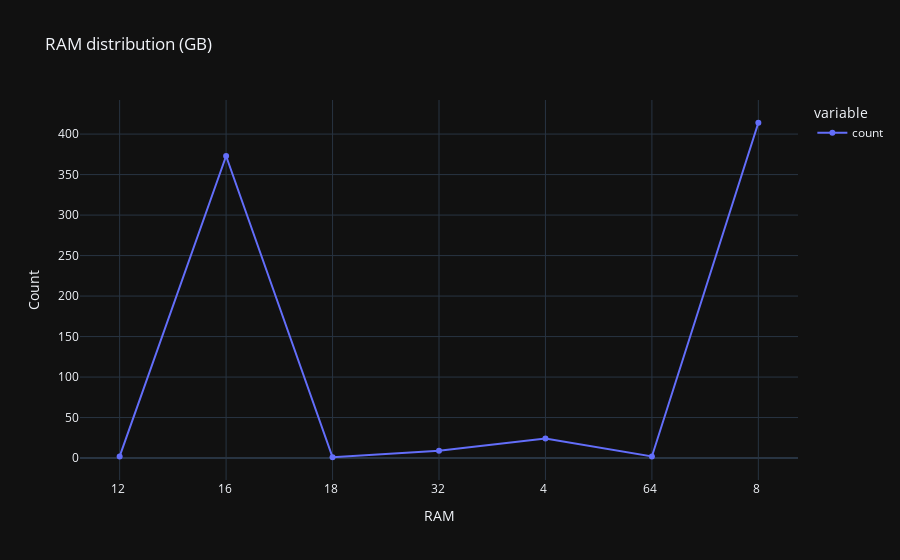

The cell this chart's notebook holds for it:
### Markdown cell above
## RAM

### Code cell
# Calculate the count of each unique value in the 'RAM' column and sort them by index.
data_ram = data['RAM'].value_counts().sort_index()

# Create a line plot using Plotly Express (px) to visualize the distribution of RAM capacities.
# Customize the labels, template, markers, and title of the plot.
fig = px.line(data_ram,
              labels={'value': 'Count'},       # Customize the label for the y-axis.
              template='plotly_dark',         # Use a dark template for the plot.
              markers=True,                   # Display markers at data points on the line.
              title='RAM distribution (GB)'  # Set the title of the plot.
             )

# Update the position of the text labels to be at the top left of each data point.
fig.update_traces(textposition="top left")

# Set a uniform minimum font size for text labels on the plot.
fig.update_layout(uniformtext_minsize=20)

# Display the line plot.
fig.show()

### Figure 1 — Plotly figure (JSON) as saved in the notebook; plotly's stock layout.template omitted (floating-point values rounded to 4 significant figures)
{"data": [{"hovertemplate": "variable=count<br>RAM=%{x}<br>Count=%{y}<extra></extra>", "legendgroup": "count", "line": {"color": "#636efa", "dash": "solid"}, "marker": {"symbol": "circle"}, "mode": "lines+markers", "name": "count", "orientation": "v", "showlegend": true, "textposition": "top left", "type": "scatter", "x": ["12 ", "16 ", "18 ", "32 ", "4 ", "64 ", "8 "], "xaxis": "x", "y": [2, 373, 1, 9, 24, 2, 414], "yaxis": "y"}], "layout": {"autosize": true, "legend": {"title": {"text": "variable"}, "tracegroupgap": 0}, "title": {"text": "RAM distribution (GB)"}, "uniformtext": {"minsize": 20}, "xaxis": {"anchor": "y", "autorange": true, "domain": [0, 1], "range": [-0.3649, 6.365], "title": {"text": "RAM"}, "type": "category"}, "yaxis": {"anchor": "x", "autorange": true, "domain": [0, 1], "range": [-33.08, 448.1], "title": {"text": "Count"}, "type": "linear"}}}
